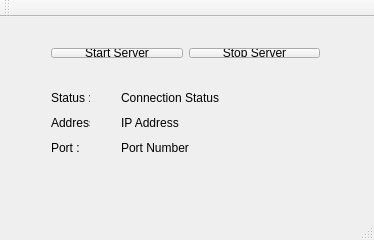
<?xml version="1.0" encoding="UTF-8"?>
<ui version="4.0">
 <class>ServerGUI</class>
 <widget class="QMainWindow" name="ServerGUI">
  <property name="geometry">
   <rect>
    <x>0</x>
    <y>0</y>
    <width>374</width>
    <height>240</height>
   </rect>
  </property>
  <property name="windowTitle">
   <string>ServerGUI</string>
  </property>
  <widget class="QWidget" name="centralWidget">
   <widget class="QWidget" name="layoutWidget">
    <property name="geometry">
     <rect>
      <x>40</x>
      <y>20</y>
      <width>291</width>
      <height>32</height>
     </rect>
    </property>
    <layout class="QHBoxLayout" name="horizontalLayout">
     <item>
      <widget class="QPushButton" name="pushButton">
       <property name="text">
        <string>Start Server</string>
       </property>
      </widget>
     </item>
     <item>
      <widget class="QPushButton" name="pushButton_2">
       <property name="text">
        <string>Stop Server</string>
       </property>
      </widget>
     </item>
    </layout>
   </widget>
   <widget class="QWidget" name="layoutWidget">
    <property name="geometry">
     <rect>
      <x>110</x>
      <y>60</y>
      <width>221</width>
      <height>91</height>
     </rect>
    </property>
    <layout class="QVBoxLayout" name="verticalLayout_2">
     <item>
      <widget class="QLabel" name="label_4">
       <property name="text">
        <string>Connection Status</string>
       </property>
      </widget>
     </item>
     <item>
      <widget class="QLabel" name="label_6">
       <property name="text">
        <string>IP Address</string>
       </property>
      </widget>
     </item>
     <item>
      <widget class="QLabel" name="label_5">
       <property name="text">
        <string>Port Number</string>
       </property>
      </widget>
     </item>
    </layout>
   </widget>
   <widget class="QWidget" name="layoutWidget">
    <property name="geometry">
     <rect>
      <x>40</x>
      <y>60</y>
      <width>61</width>
      <height>91</height>
     </rect>
    </property>
    <layout class="QVBoxLayout" name="verticalLayout">
     <item>
      <widget class="QLabel" name="label">
       <property name="text">
        <string>Status :</string>
       </property>
      </widget>
     </item>
     <item>
      <widget class="QLabel" name="label_3">
       <property name="text">
        <string>Address :</string>
       </property>
      </widget>
     </item>
     <item>
      <widget class="QLabel" name="label_2">
       <property name="text">
        <string>Port :</string>
       </property>
      </widget>
     </item>
    </layout>
   </widget>
   <widget class="QWidget" name="layoutWidget">
    <property name="geometry">
     <rect>
      <x>70</x>
      <y>160</y>
      <width>181</width>
      <height>18</height>
     </rect>
    </property>
    <layout class="QHBoxLayout" name="horizontalLayout_2">
     <item>
      <widget class="QLabel" name="label_7">
       <property name="text">
        <string>Clients Connected :</string>
       </property>
      </widget>
     </item>
     <item>
      <widget class="QLabel" name="label_8">
       <property name="text">
        <string>0</string>
       </property>
      </widget>
     </item>
    </layout>
   </widget>
  </widget>
  <widget class="QMenuBar" name="menuBar">
   <property name="geometry">
    <rect>
     <x>0</x>
     <y>0</y>
     <width>374</width>
     <height>22</height>
    </rect>
   </property>
  </widget>
  <widget class="QToolBar" name="mainToolBar">
   <attribute name="toolBarArea">
    <enum>TopToolBarArea</enum>
   </attribute>
   <attribute name="toolBarBreak">
    <bool>false</bool>
   </attribute>
  </widget>
  <widget class="QStatusBar" name="statusBar"/>
 </widget>
 <layoutdefault spacing="6" margin="11"/>
 <resources/>
 <connections/>
</ui>
